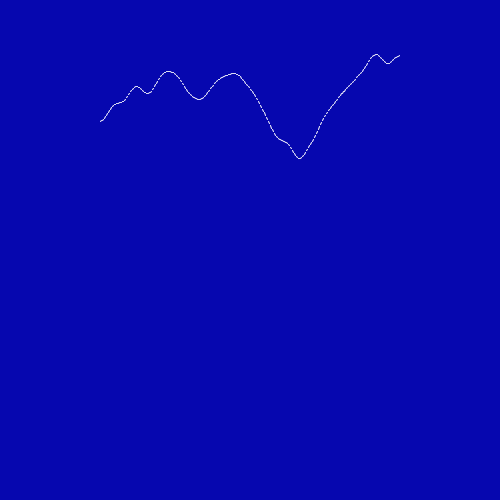
Frame 1 (no input)
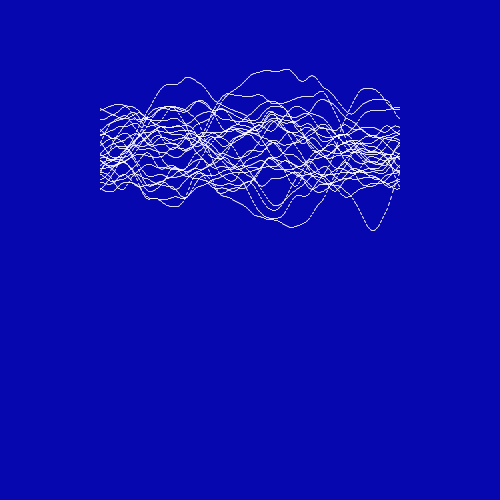
Frame 60 (the mouse pressed at the canvas centre just before this capture)
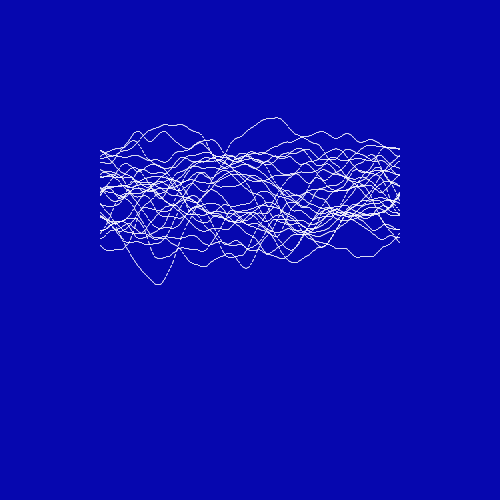
Frame 120 (the mouse held since frame 60 and released just before this capture)

The Processing sketch that drew these frames (run headless with seeded random() and noise(); from frame 60 on, the mouse is pressed at the canvas centre):

// Processing sketch: sketch_05112017
// ── sketch_05112017.pde
ArrayList<Wave>wave;

float t;
int y = 0;
void setup(){
  size(500,500);
  smooth();
  stroke(255);
  wave = new ArrayList<Wave>();
}

void draw(){
  background(6,7,175);
  wave.add(new Wave(y));
  y++;
  if(y > height - 200){
    y = 0;
  }
  
  for(int i = 0; i < wave.size(); i++){
    Wave w = wave.get(i);
    w.display();
    if(w.isDead()){
      wave.remove(i);
    }
  }
}
// ── Wave.pde
class Wave{
  float y;
  float alpha = 255;
  Wave(float y_){
    y = y_;
  }
  
  boolean isDead(){
    if(alpha <= 0){
      return true;
    }else{
      return false;
    }
  }
  
  void display(){
    alpha-=10;
    beginShape(LINES);
      for(int i = 100; i < width-100; i++){
        t+= 0.01;
        float n = noise(t);
        float m = map(n, 0, 1, 0, 200);
        vertex(i, y + m);
      }
    endShape();
  }
}
